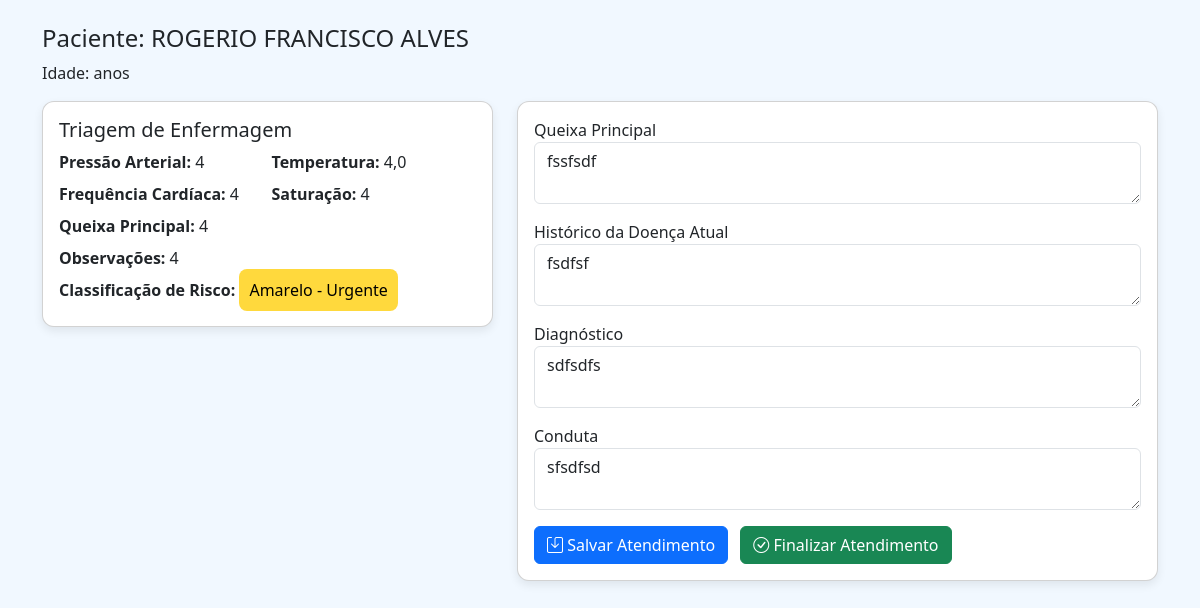
The app's page /medico/atendimento/1/ (signed in) with its own data.
### medico/models.py (models this page shows, shortened)
class AtendimentoMedico(models.Model):
    paciente = models.ForeignKey(
        Paciente,
        on_delete=models.CASCADE,
        related_name='atendimentos'
    )
    medico = models.ForeignKey(
        settings.AUTH_USER_MODEL,
        on_delete=models.CASCADE,
        related_name='atendimentos_medicos'
    )
    queixa_principal = models.TextField()
    historico_doenca_atual = models.TextField(blank=True)
    diagnostico = models.TextField(blank=True)
    conduta = models.TextField(blank=True)
    fila = models.IntegerField(default=0)
    status = models.CharField(max_length=50, default='aguardando')
    data_inicio = models.DateTimeField(auto_now_add=True)
    data_fim = models.DateTimeField(null=True, blank=True)
    finalizado = models.BooleanField(default=False)

### paciente/models.py (models this page shows, shortened)
class Paciente(models.Model):
    nome = models.CharField(max_length=100)
    nome_social = models.CharField(max_length=100, blank=True, null=True)
    nome_mae = models.CharField(max_length=100)
    nome_pai = models.CharField(max_length=100, blank=True, null=True)
    cpf = models.CharField(
        max_length=14,
        unique=True,
        validators=[
            RegexValidator(
                r'^\d{3}\.\d{3}\.\d{3}-\d{2}$',
                'CPF inválido! Use XXX.XXX.XXX-XX'
            )
        ]
    )
    data_nascimento = models.DateField()
    SEXO_BIOLOGICO_CHOICES = [
        ('M', 'Masculino'),
        ('F', 'Feminino'),
        ('I', 'Intersexo'),
    ]
    sexo_biologico = models.CharField(max_length=1, choices=SEXO_BIOLOGICO_CHOICES)
    identidade_genero = models.CharField(max_length=50)
    orientacao_sexual = models.CharField(max_length=50)
    NACIONALIDADE_CHOICES = [
        ('BRASILEIRA', 'Brasileira'),
        ('ARGENTINA', 'Argentina'),
        ('BOLIVIANA', 'Boliviana'),
        ('CHILENA', 'Chilena'),
        ('COLOMBIANA', 'Colombiana'),
        ('PARAGUAIA', 'Paraguaia'),
        ('PERUANA', 'Peruana'),
        ('URUGUAIA', 'Uruguaia'),
        ('VENEZUELANA', 'Venezuelana'),
        ('OUTRA', 'Outra'),
    ]
    nacionalidade = models.CharField(
        max_length=20,
        choices=NACIONALIDADE_CHOICES,
        default='BRASILEIRA'
    )
    naturalidade = models.CharField(max_length=100)
    RACA_COR_CHOICES = [
        ('BRANCA', 'Branca'),
        ('PRETA', 'Preta'),
        ('PARDA', 'Parda'),
        ('AMARELA', 'Amarela'),
        ('INDIGENA', 'Indígena'),
    ]
    raca_cor = models.CharField(max_length=10, choices=RACA_COR_CHOICES)
    ESTADO_CIVIL_CHOICES = [
        ('SOLTEIRO', 'Solteiro(a)'),
        ('CASADO', 'Casado(a)'),
        ('DIVORCIADO', 'Divorciado(a)'),
        ('VIUVO', 'Viúvo(a)'),
        ('UNIAO_ESTAVEL', 'União Estável'),
    ]
    estado_civil = models.CharField(max_length=20, choices=ESTADO_CIVIL_CHOICES)
    ESCOLARIDADE_CHOICES = [
        ('SEM_INSTRUCAO', 'Sem instrução'),
        ('FUNDAMENTAL_INCOMPLETO', 'Fundamental incompleto'),
        ('FUNDAMENTAL_COMPLETO', 'Fundamental completo'),
        ('MEDIO_INCOMPLETO', 'Médio incompleto'),
        ('MEDIO_COMPLETO', 'Médio completo'),
        ('SUPERIOR_INCOMPLETO', 'Superior incompleto'),
        ('SUPERIOR_COMPLETO', 'Superior completo'),
        ('POS_GRADUACAO', 'Pós-graduação'),
        ('MESTRADO', 'Mestrado'),
        ('DOUTORADO', 'Doutorado'),
    ]
    escolaridade = models.CharField(max_length=30, choices=ESCOLARIDADE_CHOICES)
    profissao = models.CharField(max_length=50)
    rg = models.CharField(max_length=20)
    orgao_emissor = models.CharField(max_length=10)
    UF_CHOICES = [
        ('AC','AC'), ('AL','AL'), ('AP','AP'), ('AM','AM'),
        ('BA','BA'), ('CE','CE'), ('DF','DF'), ('ES','ES'),
        ('GO','GO'), ('MA','MA'), ('MT','MT'), ('MS','MS'),
        ('MG','MG'), ('PA','PA'), ('PB','PB'), ('PR','PR'),
        ('PE','PE'), ('PI','PI'), ('RJ','RJ'), ('RN','RN'),
        ('RS','RS'), ('RO','RO'), ('RR','RR'), ('SC','SC'),
        ('SP','SP'), ('SE','SE'), ('TO','TO'),
    ]
    uf_rg = models.CharField(max_length=2, choices=UF_CHOICES)
    cep = models.CharField(
        max_length=9,
        validators=[
            RegexValidator(
                r'^\d{5}-\d{3}$',
                'CEP inválido! Use XXXXX-XXX'
            )
        ]
    )
    endereco = models.CharField(max_length=100)
    numero = models.CharField(max_length=10)
    complemento = models.CharField(max_length=50, blank=True, null=True)
    bairro = models.CharField(max_length=50)
    municipio = models.CharField(max_length=50)
    uf = models.CharField(max_length=2, choices=UF_CHOICES)
    ZONA_CHOICES = [
        ('URBANA', 'Urbana'),
        ('RURAL', 'Rural'),
    ]
    zona = models.CharField(max_length=6, choices=ZONA_CHOICES)
    telefone_fixo = models.CharField(
        max_length=15,
        blank=True,
        null=True,
        validators=[
            RegexValidator(
                r'^\(\d{2}\)\s\d{4}-\d{4}$',
                'Telefone inválido! Use (XX) XXXX-XXXX'
            )
        ]
    )
    celular = models.CharField(
        max_length=15,
        validators=[
            RegexValidator(
                r'^\(\d{2}\)\s\d{5}-\d{4}$',
                'Celular inválido! Use (XX) XXXXX-XXXX'
            )
        ]
    )
    whatsapp = models.BooleanField(default=False)
    email = models.EmailField(blank=True, null=True)
    cartao_sus = models.CharField(max_length=18, blank=True, null=True)
    criado_por = models.ForeignKey(
        User,
        on_delete=models.SET_NULL,
        null=True,
        blank=True,
        related_name='pacientes_criados'
    )
    data_criacao = models.DateTimeField(default=timezone.now, editable=False)
    data_atualizacao = models.DateTimeField(auto_now=True)

### triagem/models.py (models this page shows, shortened)
class Triagem(models.Model):
    CLASSIFICACAO_RISCO = [
        ('VERMELHO', 'Vermelho - Emergência'),
        ('LARANJA', 'Laranja - Muito Urgente'),
        ('AMARELO', 'Amarelo - Urgente'),
        ('VERDE', 'Verde - Pouco Urgente'),
        ('AZUL', 'Azul - Não Urgente'),
    ]
    paciente = models.ForeignKey(Paciente, on_delete=models.CASCADE)
    enfermeiro = models.ForeignKey(
        settings.AUTH_USER_MODEL,
        on_delete=models.SET_NULL,
        null=True
    )
    pressao_arterial = models.CharField(max_length=20)
    frequencia_cardiaca = models.IntegerField()
    temperatura = models.DecimalField(max_digits=4, decimal_places=1)
    saturacao = models.IntegerField()
    queixa_principal = models.TextField()
    observacoes = models.TextField(blank=True)
    classificacao_risco = models.CharField(
        max_length=10,
        choices=CLASSIFICACAO_RISCO
    )
    data_triagem = models.DateTimeField(auto_now_add=True)

### medico/decorators.py (the view)
        def _wrapped_view(request, *args, **kwargs):
            if request.user.is_authenticated and (
                request.user.is_superuser or
                request.user.groups.filter(name__in=grupos).exists()
            ):
                return view_func(request, *args, **kwargs)
            raise PermissionDenied  # ← ISSO ativa o 403.html

### medico/views.py (called while the page is built)
@login_required
@grupo_requerido(['Medico'])
def atendimento_medico(request, atendimento_id):
    atendimento = get_object_or_404(AtendimentoMedico, id=atendimento_id)
    triagem = Triagem.objects.filter(paciente=atendimento.paciente).order_by('-data_triagem').first()
    if request.method == "POST":
        atendimento.queixa_principal = request.POST.get('queixa_principal', '')
        atendimento.historico_doenca_atual = request.POST.get('historico', '')
        atendimento.diagnostico = request.POST.get('diagnostico', '')
        atendimento.conduta = request.POST.get('conduta', '')
        atendimento.save()
    return render(request, 'medico/atendimento.html', {
        'atendimento': atendimento,
        'triagem': triagem
    })

### medico/templates/medico/atendimento.html (shortened to what this page needs)
<!DOCTYPE html>
<html lang="pt-br">
<head>
<link rel="stylesheet" href="https://cdn.jsdelivr.net/npm/bootstrap@5.3.2/dist/css/bootstrap.min.css">
<link rel="stylesheet" href="https://cdn.jsdelivr.net/npm/bootstrap-icons@1.11.1/font/bootstrap-icons.css">
</head>
<body>
<div class="container mt-4">
    <h4>Paciente: {{ atendimento.paciente.nome }}</h4>
    <p>Idade: {{ atendimento.paciente.idade }} anos</p>
    <div class="row">
        <div class="col-md-5">
            {% if triagem %}
            <div class="card">
                <div class="card-body">
                    <h5>Triagem de Enfermagem</h5>
                    <div class="row g-2 mb-2">
                        <div class="col-6"><strong>Pressão Arterial:</strong> {{ triagem.pressao_arterial }}</div>
                        <div class="col-6"><strong>Temperatura:</strong> {{ triagem.temperatura }}</div>
                        <div class="col-6"><strong>Frequência Cardíaca:</strong> {{ triagem.frequencia_cardiaca }}</div>
                        <div class="col-6"><strong>Saturação:</strong> {{ triagem.saturacao }}</div>
                    </div>
                    <div class="mb-2"><strong>Queixa Principal:</strong> {{ triagem.queixa_principal }}</div>
                    <div class="mb-2"><strong>Observações:</strong> {{ triagem.observacoes }}</div>
                    <div class="mb-2">
                        <strong>Classificação de Risco:</strong>
                        {% if triagem.classificacao_risco == "VERMELHO" %}
                            <span class="risco-vermelho">{{ triagem.get_classificacao_risco_display }}</span>
                        {% elif triagem.classificacao_risco == "AMARELO" %}
                            <span class="risco-amarelo">{{ triagem.get_classificacao_risco_display }}</span>
                        {% elif triagem.classificacao_risco == "VERDE" %}
                            <span class="risco-verde">{{ triagem.get_classificacao_risco_display }}</span>
                        {% else %}
                            {{ triagem.get_classificacao_risco_display }}
                        {% endif %}
                    </div>
                </div>
            </div>
            {% else %}
            <p>Paciente sem triagem registrada.</p>
            {% endif %}
        </div>
        <div class="col-md-7">
            <div class="card">
                <div class="card-body">
                    <form method="post">
                        <div class="mb-3">
                            <label>Queixa Principal</label>
                            <textarea class="form-control" name="queixa_principal">{{ atendimento.queixa_principal }}</textarea>
                        </div>
                        <div class="mb-3">
                            <label>Histórico da Doença Atual</label>
                            <textarea class="form-control" name="historico">{{ atendimento.historico_doenca_atual }}</textarea>
                        </div>
                        <div class="mb-3">
                            <label>Diagnóstico</label>
                            <textarea class="form-control" name="diagnostico">{{ atendimento.diagnostico }}</textarea>
                        </div>
                        <div class="mb-3">
                            <label>Conduta</label>
                            <textarea class="form-control" name="conduta">{{ atendimento.conduta }}</textarea>
                        </div>
                        <button type="submit" class="btn btn-primary">
                            <i class="bi bi-save"></i> Salvar Atendimento
                        </button>
                        <a href="{% url 'medico:finalizar_atendimento' atendimento.id %}" class="btn btn-success ms-2">
                            <i class="bi bi-check-circle"></i> Finalizar Atendimento
                        </a>
                    </form>
                </div>
            </div>
        </div>
    </div>
</div>
</body>
</html>

### medico/templates/medico/atendimento.html (style rules this page uses)
body { background-color: #f1f8ff; }
.card, .card-dashboard { border-radius: 12px; box-shadow: 0 4px 10px rgba(0,0,0,0.08); margin-bottom: 20px; }
.risco-amarelo { background-color: #ffd93d; color: black; padding: 10px; border-radius: 8px; text-align:center; }

### records on screen
AtendimentoMedico: paciente.nome "ROGERIO FRANCISCO ALVES", queixa_principal "fssfsdf", historico "fsdfsf", diagnostico "sdfsdfs", conduta "sfsdfsd"
Triagem: pressao_arterial "4", temperatura "4,0", frequencia_cardiaca "4", saturacao "4", queixa_principal "4", observacoes "4", classificacao_risco "Amarelo - Urgente"
